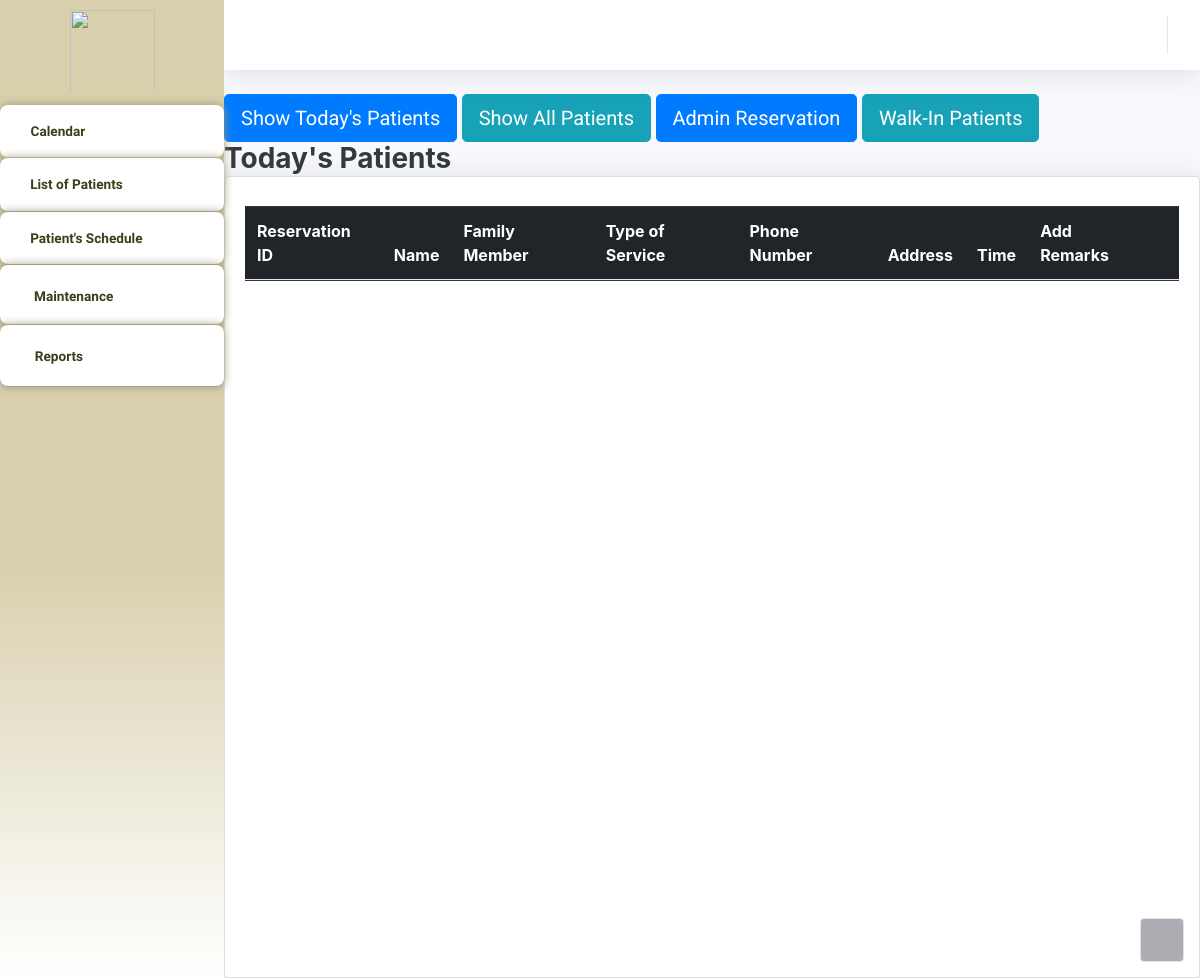
Before: /Thesis1/Admin/patientstoday.php with the older database file.
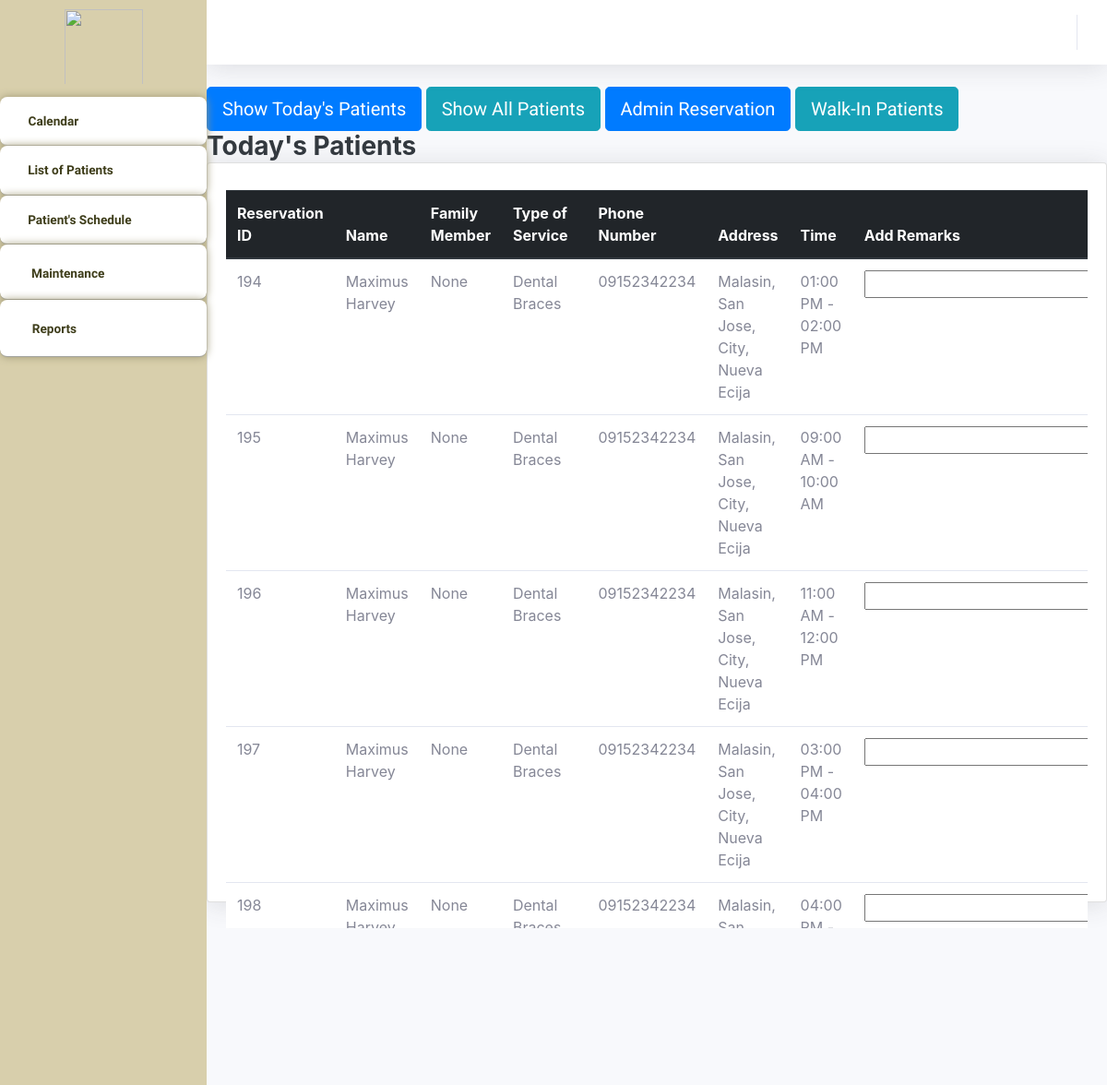
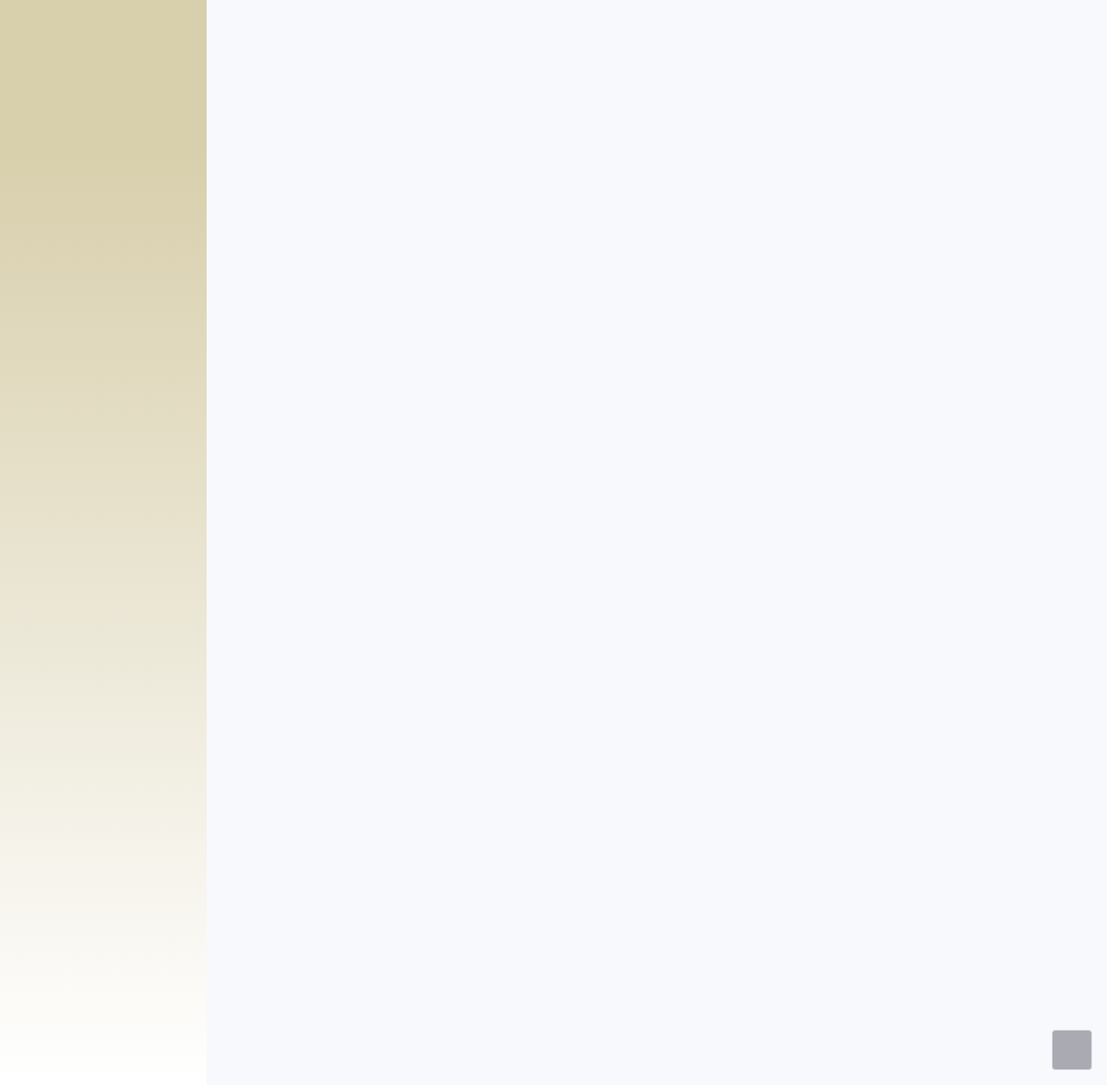
After: the same page with the newer database file (2 pictures, top to bottom).
### tables this page shows
CREATE TABLE `bookinglog` (
  `resID` int(11) NOT NULL,
  `userID` int(11) NOT NULL,
  `serviceName` varchar(255) NOT NULL,
  `date` date NOT NULL,
  `timeslot` varchar(255) NOT NULL,
  `remarks` varchar(255) NOT NULL,
  `admin_remarks` varchar(255) NOT NULL DEFAULT 'None',
  `walk_in_name` varchar(255) NOT NULL DEFAULT 'None',
  `status` varchar(255) NOT NULL,
  `FamMemberName` varchar(255) NOT NULL DEFAULT 'N/A',
  `confirmationHash` varchar(255) NOT NULL,
  `timestamp` timestamp NOT NULL DEFAULT current_timestamp() ON UPDATE current_timestamp(),
  `totalServicePay` int(11) NOT NULL
);

CREATE TABLE `patients_user` (
  `userID` int(11) NOT NULL,
  `Email` varchar(255) NOT NULL,
  `Name` varchar(255) NOT NULL,
  `Address` varchar(255) NOT NULL,
  `PhoneNumber` varchar(255) NOT NULL,
  `Password` varchar(55) NOT NULL,
  `Hash` varchar(255) NOT NULL,
  `Access` varchar(25) NOT NULL,
  `Active` int(11) NOT NULL DEFAULT 0,
  `profilePic` varchar(255) NOT NULL,
  `last_activity` timestamp NOT NULL DEFAULT current_timestamp() ON UPDATE current_timestamp(),
  `activation_timestamp` timestamp NOT NULL DEFAULT current_timestamp(),
  `ForgotPass` varchar(255) NOT NULL,
  `forgot_expiration` timestamp NULL DEFAULT NULL
);

### Thesis1/Admin/patientstoday.php (the view, shortened to what this page needs)
<?php
$con = connection();
$todaysDate = date("Y-m-d");
$headerToday = ["Reservation ID", "Name", "Family Member", "Type of Service", "Phone Number", "Address", "Time", "Add Remarks"];
$header = $headerToday;
$pageTitle = "Today's Patients";
$retrieveQuery = "SELECT bookinglog.resID, bookinglog.serviceName, patients_user.Name, bookinglog.date, patients_user.PhoneNumber, patients_user.Email, patients_user.Address, bookinglog.timeslot,bookinglog.admin_remarks, bookinglog.walk_in_name,bookinglog.FamMemberName
        FROM bookinglog
        INNER JOIN patients_user ON bookinglog.userID = patients_user.userID
        WHERE status = 'Pending' AND DATE(bookinglog.date) = '$todaysDate'";
?>
<!DOCTYPE html>
<html lang="en">
<head>
    <link rel="stylesheet" href="assets/bootstrap/css/bootstrap.min.css">
    <link rel="stylesheet" href="assets/fonts/fontawesome-all.min.css">
    <link rel="stylesheet" href="assets/fonts/ionicons.min.css">
    <link rel="stylesheet" href="assets/css/aguilaraldo1_section_contact.css">
    <link rel="stylesheet" href="assets/css/Availability---Manage-availability-bookings-appointments_v1.css">
    <link rel="stylesheet" href="assets/css/Basic-Footer.css">
    <link rel="stylesheet" href="assets/css/Black-Navbar.css">
    <link rel="stylesheet" href="assets/css/Block-Responsive-Item-List.css">
    <link rel="stylesheet" href="assets/css/Bootstrap-Calendar.css">
    <link rel="stylesheet" href="assets/css/carousel-circulo.css">
    <link rel="stylesheet" href="assets/css/Carousel-Hero-1.css">
    <link rel="stylesheet" href="assets/css/Carousel-Hero.css">
    <link rel="stylesheet" href="assets/css/Diagonal-div-section.css">
    <link rel="stylesheet" href="assets/css/Feature-Section-MD.css">
    <link rel="stylesheet" href="https://djpsoftwarecdn.azureedge.net/availabilitycss-v1/availability.min.css">
    <link rel="stylesheet" href="assets/css/Login-Form-Basic-icons.css">
    <link rel="stylesheet" href="assets/css/Ultimate-Event-Calendar.css">
    <link rel="stylesheet" href="assets/bootstrap/css/bootstrap.min.css">
    <link rel="stylesheet" href="assets/fonts/fontawesome-all.min.css">
    <link rel="stylesheet" href="assets/css/aguilaraldo1_section_contact.css">
    <link rel="stylesheet" href="assets/css/Basic-Footer.css">
    <link rel="stylesheet" href="assets/css/Black-Navbar.css">
    <link rel="stylesheet" href="assets/css/Block-Responsive-Item-List.css">
    <link rel="stylesheet" href="assets/css/Bootstrap-Calendar.css">
    <link rel="stylesheet" href="assets/css/carousel-circulo.css">
    <link rel="stylesheet" href="assets/css/Carousel-Hero-1.css">
    <link rel="stylesheet" href="assets/css/Carousel-Hero.css">
    <link rel="stylesheet" href="assets/css/Diagonal-div-section.css">
    <link rel="stylesheet" href="assets/css/Feature-Section-MD.css">
    <link rel="stylesheet" href="assets/css/Login-Form-Basic-icons.css">
    <link rel="stylesheet" href="assets/css/Ultimate-Event-Calendar.css">
</head>
<body id="page-top">
    <div id="wrapper">
    <nav class="navbar navbar-dark align-items-start sidebar sidebar-dark accordion bg-gradient-primary p-0" style="border-color: rgb(255,255,255);background: linear-gradient(#d8cfac 57%, white 100%), #a6a263;border-radius: -1px;">
            <div class="container-fluid d-flex flex-column p-0"><img src="assets/img/Picsart_23-04-17_12-49-06-946.png" width="85" height="91" style="margin-left: 0px;padding-bottom: 0px;padding-top: 10px;">
                <ul class="navbar-nav text-light" id="accordionSidebar">
                    <li class="nav-item"><a class="nav-link" href="index.php" style="background: #ffffff;border-radius: 8px;margin-top: 13px;border-color: var(--bs-blue);border-top-width: 1px;border-top-color: #95947c;border-bottom: 1px outset rgba(149,148,124,0.33);box-shadow: 0px 0px 10px rgb(159,152,117);--bs-body-bg: #fff;"><i class="far fa-calendar" style="color: #3e3d1a;"></i><span style="background: transparent;color: #3e3d1a;font-family: 'Albert Sans', sans-serif;font-weight: bold;">Calendar</span></a></li>
                    <li class="nav-item"><a class="nav-link" style="background: #ffffff;font-weight: bold;color: var(--bs-black);border-radius: 8px;border-bottom: 1px outset rgba(149,148,124,0.49);box-shadow: 0px 0px 10px rgb(159,152,117);" href="Listofpatients.php"><i class="fas fa-table" style="color: #3e3d1a;font-size: 13px;"></i><span style="color: #3e3d1a;font-family: 'Albert Sans', sans-serif;">List of Patients</span></a><a class="nav-link" style="background: #ffffff;font-weight: bold;color: var(--bs-black);border-radius: 8px;border-bottom: 1px outset rgba(149,148,124,0.49);box-shadow: 0px 0px 10px rgb(159,152,117);" href="patientstoday.php"><i class="fas fa-user" style="color: #3e3d1a;font-size: 13px;"></i><span style="color: #3e3d1a;font-family: 'Albert Sans', sans-serif;">Patient's Schedule</span></a><a class="nav-link active" style="background: #ffffff;font-weight: bold;color: var(--bs-black);border-radius: 8px;border-bottom: 1px outset rgba(149,148,124,0.49);box-shadow: 0px 0px 10px rgb(159,152,117);" href="Servicemaintenance.php"><i class="icon ion-settings" style="color: #3e3d1a;font-size: 18px;"></i><span style="color: #3e3d1a;font-family: 'Albert Sans', sans-serif;">Maintenance</span></a><a class="nav-link" style="background: #ffffff;font-weight: bold;color: var(--bs-black);border-radius: 8px;border-bottom: 1px outset rgba(149,148,124,0.49);box-shadow: 0px 0px 10px rgb(159,152,117);" href="Reports.php"><i class="icon ion-document-text" style="color: #3e3d1a;font-size: 19px;"></i><span style="color: #3e3d1a;font-family: 'Albert Sans', sans-serif;">Reports</span></a></li>
                </ul>
            </div>
        </nav>
        <div class="d-flex flex-column" id="content-wrapper">
            <div id="content">
                <nav class="navbar navbar-light navbar-expand bg-white shadow mb-4 topbar static-top" style="background: rgb(255,255,255);border-color: rgb(255,0,0);">
                    <div class="container-fluid">
                        <ul class="navbar-nav flex-nowrap ms-auto">
                                                    <li class="nav-item dropdown no-arrow mx-1"><a class="nav-link" href="ChatsystemAdmin.php"><i class="icon ion-email" style="font-size: 30px;color: #a6a263;margin-top: 8px;"></i></a></li>
                        </ul>
                    </div>
                </nav>
        <form method="post" action="">
            <button class="btn btn-primary btn-lg" type="submit" name="btn-Patients-Today">Show Today's Patients</button>
            <button class="btn btn-info btn-lg" type="submit" name="btn-Patients-All">Show All Patients</button>
            <button class="btn btn-primary btn-lg" type="submit" name="btn-Admin-Reservation">Admin Reservation</button>
            <button class="btn btn-info btn-lg" type="submit" name="btn-Walk-in-Patients">Walk-In Patients</button>
        </form>
        <h3 class="text-dark mb-0" style="font-weight: bold;"><?php echo $pageTitle; ?></h3>
        <div class="card shadow">
            <div class="card-body" style="height: 800px;">
                <div class="row">
                    <div class="col-md-6 text-nowrap">
                    </div>
                </div>
                <div class="table-responsive table mt-2" id="dataTable" role="grid" aria-describedby="dataTable_info" style="height: 800px;">
                    <table class="table my-0" id="dataTable">
                      <thead class="thead-dark">
                        <tr>
                            <?php
                            foreach ($header as $column) {
                                echo "<th>$column</th>";
                            }
                            ?>
                            <th></th>
                        </tr>
                    </thead>
                        <tbody>
                           <?php
                                    $result =  $con->query($retrieveQuery);
                                    while ($row = mysqli_fetch_assoc($result)) {
                                        echo '<tr>';
                                        foreach ($header as $column) {
                                            switch ($column) {
                                                case "Reservation ID":
                                                    echo '<td>' . $row['resID'] . '</td>';
                                                    break;
                                                case "Name":
                                                    echo '<td>' . $row['Name'] . '</td>';
                                                    break;
                                                case "Type of Service":
                                                    echo '<td>' . $row['serviceName'] . '</td>';
                                                    break;
                                                case "Phone Number":
                                                    echo '<td>' . $row['PhoneNumber'] . '</td>';
                                                    break;
                                                case "Address":
                                                    echo '<td>' . $row['Address'] . '</td>';
                                                    break;
                                                case "Time":
                                                    echo '<td>' . $row['timeslot'] . '</td>';
                                                    break;
                                                case "Family Member":
                                                    echo '<td>' . $row['FamMemberName'] . '</td>';
                                                    break;
                                                case "Add Remarks":
                                                    echo '<td>
                                                            <input type="text" class="inputField" id="inputField' . $row['resID'] . '">
                                                        </td>';
                                                    break;
                                            }
                                        }
                                        echo '</tr>';
                                    }
                                    ?>
                        </tbody>
                    </table>
                </div>
            </div>
        </div>
    </div>
        </div><a class="border rounded d-inline scroll-to-top" href="#page-top"><i class="fas fa-angle-up"></i></a>
    </div>
    <link rel="stylesheet" href="https://cdn.jsdelivr.net/npm/bootstrap@4.0.0/dist/css/bootstrap.min.css">
</body>
</html>

### Thesis1/Admin/assets/css/aguilaraldo1_section_contact.css (style rules this page uses)
.navbar { z-index: 1; }

### Thesis1/Admin/assets/css/Black-Navbar.css (style rules this page uses)
.navbar { margin-bottom: 0; }
.btn { border-radius: 0; }
.btn { font-family: 'Roboto'; font-weight: 400; }

### Thesis1/Admin/assets/css/Feature-Section-MD.css (style rules this page uses)
.waves-effect, a { -webkit-tap-highlight-color: transparent; }
.alert, .breadcrumb, .card, .card .card-header, .dropdown-menu, .file-custom, .input-group-addon, .jumbotron, .list-group .list-group-item, .modal-content, .nav .nav-link, .nav-tabs, .navbar, .navbar-toggler, .page-item:first-child .page-link, .page-item:last-child .page-link, .pagination-lg .page-item:first-child .page-link, .pagination-lg .page-item:last-child .page-link, .pagination-sm .page-item:first-child .page-link, .pagination-sm .page-item:last-child .page-link, .popover, .tag, .tooltip-inner, img { -moz-border-radius: 0px; -ms-border-radius: 0px; -o-border-radius: 0px; border-radius: 0px; }
.divider-new, .text-fluid, h1, h2, h3, h4, h5, h6 { font-weight: 300; }

Changed rows visible on the page:
added bookinglog: resID "194", userID.Name "Maximus Harvey", FamMemberName "None", serviceName "Dental Braces", userID.PhoneNumber "09152342234", userID.Address "Malasin, San Jose, City, Nueva Ecija", timeslot "01:00 PM - 02:00 PM"
added bookinglog: resID "195", userID.Name "Maximus Harvey", FamMemberName "None", serviceName "Dental Braces", userID.PhoneNumber "09152342234", userID.Address "Malasin, San Jose, City, Nueva Ecija", timeslot "09:00 AM - 10:00 AM"
added bookinglog: resID "196", userID.Name "Maximus Harvey", FamMemberName "None", serviceName "Dental Braces", userID.PhoneNumber "09152342234", userID.Address "Malasin, San Jose, City, Nueva Ecija", timeslot "11:00 AM - 12:00 PM"
added bookinglog: resID "197", userID.Name "Maximus Harvey", FamMemberName "None", serviceName "Dental Braces", userID.PhoneNumber "09152342234", userID.Address "Malasin, San Jose, City, Nueva Ecija", timeslot "03:00 PM - 04:00 PM"
added bookinglog: resID "198", userID.Name "Maximus…", FamMemberName "None", serviceName "Dental…", userID.PhoneNumber "09152342234", userID.Address "Malasin,…", timeslot "04:00…"
